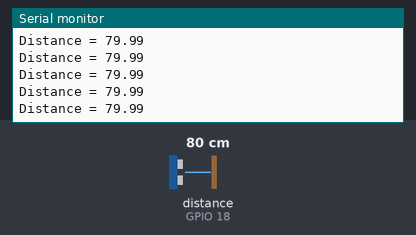
The sketch below on a simulated ESP32. On the bench: the last lines printed to the serial monitor. Wiring (inferred from the names in the program): ultrasonic range finder: trigger GPIO 26; echo GPIO 18. Inputs (shaded band) come from the test bench; at power-on: distance to the obstacle (sensor on GPIO 18) 80 cm. The echo pulse lasts 58.3 µs per cm.

Above: at 1.2 s.
1.3 s: distance to the obstacle (sensor on GPIO 18) set to 2 cm
At 1.8 s:
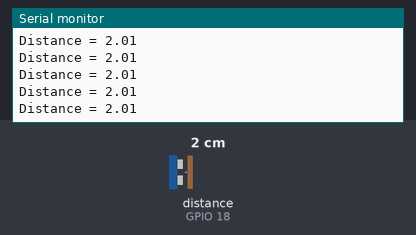
2.8 s: distance to the obstacle (sensor on GPIO 18) set to 4 cm
At 3.3 s:
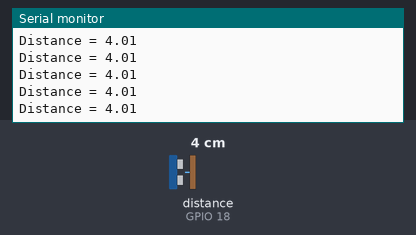
Timing chart, 0 to 5.8 s (numbered marks = the images above; inputs shaded):
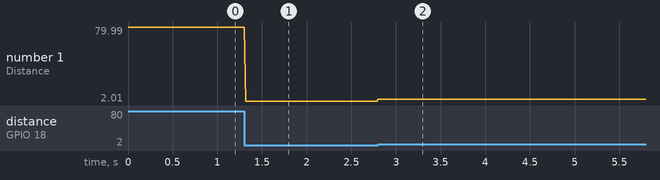

The sketch:

10_ULTRASONIC.ino
```cpp
//Measuring distance in cm using ultrasonic sensor HCSR04

#define trig 26
#define echo 18

void setup() {
  Serial.begin(9600);
  pinMode(trig, OUTPUT);
  pinMode(echo, INPUT);
}

void loop() {
  digitalWrite(trig, LOW);
  delayMicroseconds(2);
  digitalWrite(trig, HIGH);
  delayMicroseconds(10);
  digitalWrite(trig, LOW);

  int duration = pulseIn(echo,HIGH);

  float distance = 0.0343*duration/2;
  Serial.print("Distance = ");
  Serial.println(distance);
  delay(10);
}
```

Measured:
- after the input at 1.3 s, the serial monitor: prints a new line at once (image 1)
- after the input at 2.8 s, the serial monitor: prints a new line at once (image 2)
- plotted number 1: 79.99 → 2.01 after the input at 1.3 s, 2.01 → 4.01 after the input at 2.8 s
